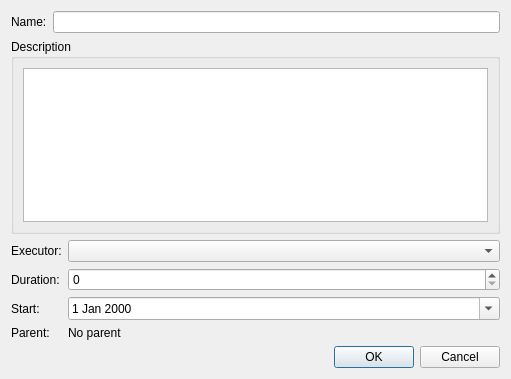
<?xml version="1.0" encoding="UTF-8"?>
<ui version="4.0">
 <class>DialogEditTask</class>
 <widget class="QDialog" name="DialogEditTask">
  <property name="geometry">
   <rect>
    <x>0</x>
    <y>0</y>
    <width>511</width>
    <height>379</height>
   </rect>
  </property>
  <property name="windowTitle">
   <string>Dialog</string>
  </property>
  <layout class="QVBoxLayout" name="verticalLayout">
   <item>
    <layout class="QHBoxLayout" name="horizontalLayout_3">
     <item>
      <widget class="QLabel" name="label">
       <property name="text">
        <string>Name:</string>
       </property>
      </widget>
     </item>
     <item>
      <widget class="QLineEdit" name="lineEditName"/>
     </item>
    </layout>
   </item>
   <item>
    <widget class="QGroupBox" name="groupBox">
     <property name="title">
      <string>Description</string>
     </property>
     <layout class="QHBoxLayout" name="horizontalLayout">
      <item>
       <widget class="QTextEdit" name="textEditDescription"/>
      </item>
     </layout>
    </widget>
   </item>
   <item>
    <layout class="QGridLayout" name="gridLayout" columnstretch="0,1">
     <item row="0" column="0">
      <widget class="QLabel" name="label_2">
       <property name="text">
        <string>Executor:</string>
       </property>
      </widget>
     </item>
     <item row="0" column="1">
      <widget class="QComboBox" name="comboBoxExecutor"/>
     </item>
     <item row="1" column="0">
      <widget class="QLabel" name="label_3">
       <property name="text">
        <string>Duration:</string>
       </property>
      </widget>
     </item>
     <item row="1" column="1">
      <widget class="QSpinBox" name="spinBoxDuration"/>
     </item>
     <item row="2" column="0">
      <widget class="QLabel" name="label_4">
       <property name="text">
        <string>Start:</string>
       </property>
      </widget>
     </item>
     <item row="2" column="1">
      <widget class="QDateEdit" name="dateEditStart">
       <property name="calendarPopup">
        <bool>true</bool>
       </property>
      </widget>
     </item>
     <item row="3" column="0">
      <widget class="QLabel" name="label_5">
       <property name="text">
        <string>Parent:</string>
       </property>
      </widget>
     </item>
     <item row="3" column="1">
      <widget class="QLabel" name="labelParent">
       <property name="text">
        <string>No parent</string>
       </property>
      </widget>
     </item>
    </layout>
   </item>
   <item>
    <spacer name="verticalSpacer">
     <property name="orientation">
      <enum>Qt::Vertical</enum>
     </property>
     <property name="sizeHint" stdset="0">
      <size>
       <width>20</width>
       <height>0</height>
      </size>
     </property>
    </spacer>
   </item>
   <item>
    <layout class="QHBoxLayout" name="horizontalLayout_2">
     <item>
      <spacer name="horizontalSpacer">
       <property name="orientation">
        <enum>Qt::Horizontal</enum>
       </property>
       <property name="sizeHint" stdset="0">
        <size>
         <width>40</width>
         <height>20</height>
        </size>
       </property>
      </spacer>
     </item>
     <item>
      <widget class="QPushButton" name="pushButtonOk">
       <property name="text">
        <string>OK</string>
       </property>
      </widget>
     </item>
     <item>
      <widget class="QPushButton" name="pushButtonCancel">
       <property name="text">
        <string>Cancel</string>
       </property>
      </widget>
     </item>
    </layout>
   </item>
  </layout>
 </widget>
 <resources/>
 <connections/>
</ui>
